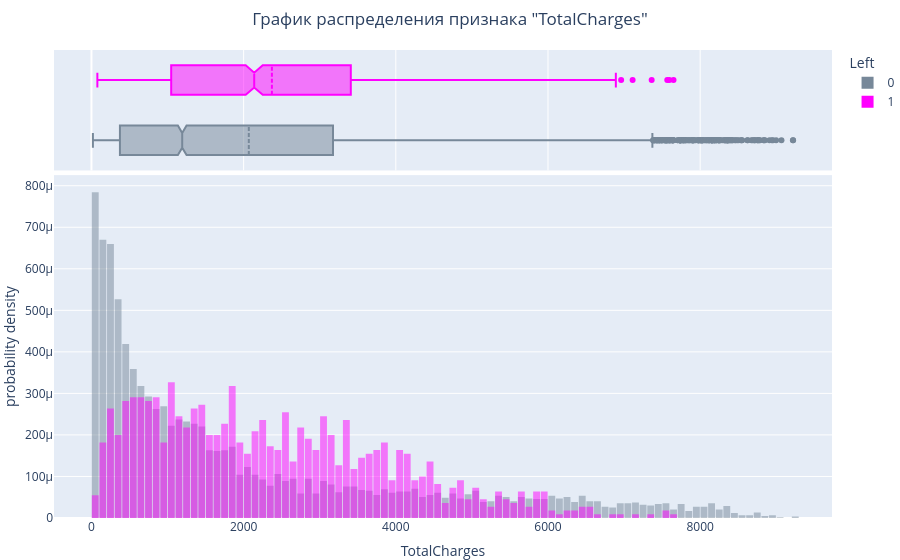

Notebook code for this chart:
### Code cell
plot_hist('TotalCharges')

### Figure 1 — Plotly figure (JSON) as saved in the notebook; plotly's stock layout.template omitted (floating-point values rounded to 4 significant figures; data arrays with more than 128 entries replaced by an {"elided": "..."} marker saying what was removed)
{"data": [{"alignmentgroup": "True", "bingroup": "x", "histnorm": "probability density", "hovertemplate": "Left=0<br>TotalCharges=%{x}<br>probability density=%{y}<extra></extra>", "legendgroup": "0", "marker": {"color": "lightslategrey", "opacity": 0.5, "pattern": {"shape": ""}}, "name": "0", "nbinsx": 100, "offsetgroup": "0", "orientation": "v", "showlegend": true, "type": "histogram", "x": {"elided": "5942 float values"}, "xaxis": "x", "yaxis": "y"}, {"alignmentgroup": "True", "boxmean": true, "hovertemplate": "Left=0<br>TotalCharges=%{x}<extra></extra>", "legendgroup": "0", "marker": {"color": "lightslategrey"}, "name": "0", "notched": true, "offsetgroup": "0", "showlegend": false, "type": "box", "x": {"elided": "5942 float values"}, "xaxis": "x2", "yaxis": "y2"}, {"alignmentgroup": "True", "bingroup": "x", "histnorm": "probability density", "hovertemplate": "Left=1<br>TotalCharges=%{x}<br>probability density=%{y}<extra></extra>", "legendgroup": "1", "marker": {"color": "magenta", "opacity": 0.5, "pattern": {"shape": ""}}, "name": "1", "nbinsx": 100, "offsetgroup": "1", "orientation": "v", "showlegend": true, "type": "histogram", "x": {"elided": "1101 float values"}, "xaxis": "x", "yaxis": "y"}, {"alignmentgroup": "True", "boxmean": true, "hovertemplate": "Left=1<br>TotalCharges=%{x}<extra></extra>", "legendgroup": "1", "marker": {"color": "magenta"}, "name": "1", "notched": true, "offsetgroup": "1", "showlegend": false, "type": "box", "x": {"elided": "1101 float values"}, "xaxis": "x2", "yaxis": "y2"}], "layout": {"bargap": 0.1, "barmode": "overlay", "legend": {"title": {"text": "Left"}, "tracegroupgap": 0}, "margin": {"b": 0, "l": 0, "r": 0, "t": 50}, "title": {"text": "График распределения признака \"TotalCharges\"", "x": 0.5}, "xaxis": {"anchor": "y", "domain": [0, 1], "title": {"text": "TotalCharges"}}, "xaxis2": {"anchor": "y2", "domain": [0, 1], "matches": "x", "showgrid": true, "showticklabels": false}, "yaxis": {"anchor": "x", "domain": [0, 0.7326], "title": {"text": "probability density"}}, "yaxis2": {"anchor": "x2", "domain": [0.7426, 1], "matches": "y2", "showgrid": false, "showline": false, "showticklabels": false, "ticks": ""}}}
